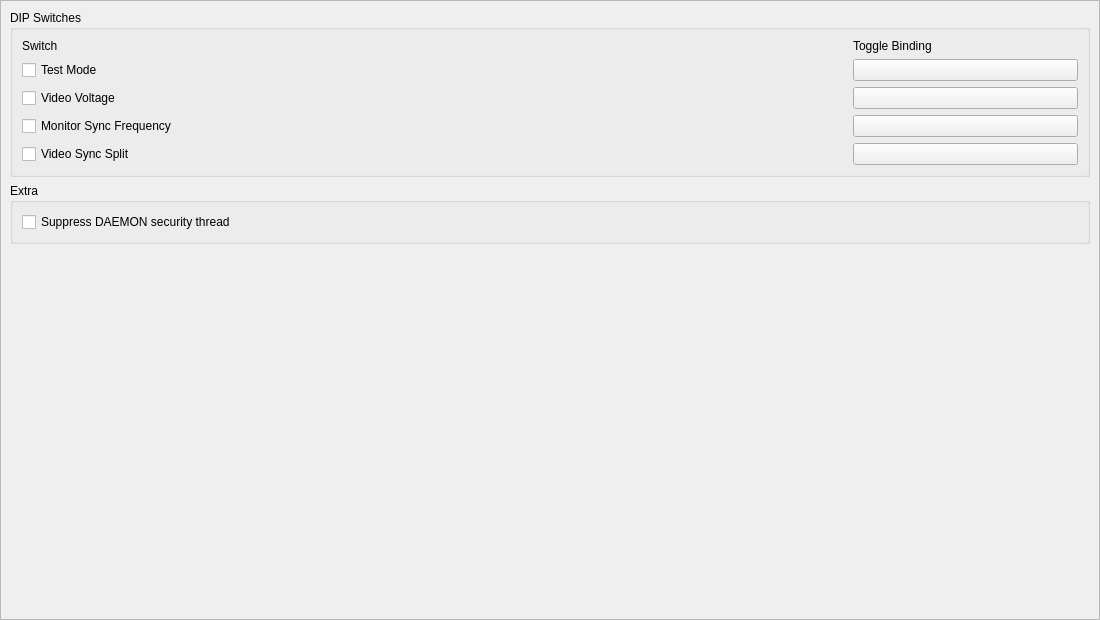
<?xml version="1.0" encoding="UTF-8"?>
<ui version="4.0">
 <class>JVSControlsWidget</class>
 <widget class="QWidget" name="JVSControlsWidget">
  <property name="geometry">
   <rect>
    <x>0</x>
    <y>0</y>
    <width>1100</width>
    <height>620</height>
   </rect>
  </property>
  <layout class="QGridLayout" name="gridLayout">
   <property name="leftMargin">
    <number>0</number>
   </property>
   <property name="topMargin">
    <number>0</number>
   </property>
   <property name="rightMargin">
    <number>0</number>
   </property>
   <property name="bottomMargin">
    <number>0</number>
   </property>
   <item row="0" column="0">
    <widget class="QScrollArea" name="scrollArea">
     <property name="frameShape">
      <enum>QFrame::Shape::StyledPanel</enum>
     </property>
     <property name="frameShadow">
      <enum>QFrame::Shadow::Sunken</enum>
     </property>
     <property name="widgetResizable">
      <bool>true</bool>
     </property>
     <widget class="QWidget" name="scrollAreaWidgetContents">
      <property name="geometry">
       <rect>
        <x>0</x>
        <y>0</y>
        <width>1098</width>
        <height>618</height>
       </rect>
      </property>
      <layout class="QVBoxLayout" name="scrollLayout">
       <item>
        <widget class="QGroupBox" name="dipSwitchGroup">
         <property name="title">
          <string>DIP Switches</string>
         </property>
         <layout class="QGridLayout" name="dipSwitchLayout" columnstretch="1,0">
          <item row="0" column="0">
           <widget class="QLabel" name="switchHeaderLabel">
            <property name="text">
             <string>Switch</string>
            </property>
           </widget>
          </item>
          <item row="0" column="1">
           <widget class="QLabel" name="bindingHeaderLabel">
            <property name="text">
             <string>Toggle Binding</string>
            </property>
           </widget>
          </item>
          <item row="1" column="0">
           <widget class="QCheckBox" name="testMode">
            <property name="text">
             <string>Test Mode</string>
            </property>
           </widget>
          </item>
          <item row="1" column="1">
           <widget class="InputBindingWidget" name="toggleTestMode">
            <property name="minimumSize">
             <size>
              <width>225</width>
              <height>0</height>
             </size>
            </property>
            <property name="maximumSize">
             <size>
              <width>225</width>
              <height>16777215</height>
             </size>
            </property>
            <property name="text">
             <string/>
            </property>
           </widget>
          </item>
          <item row="2" column="0">
           <widget class="QCheckBox" name="videoVoltage">
            <property name="text">
             <string>Video Voltage</string>
            </property>
           </widget>
          </item>
          <item row="2" column="1">
           <widget class="InputBindingWidget" name="toggleVideoVoltage">
            <property name="minimumSize">
             <size>
              <width>225</width>
              <height>0</height>
             </size>
            </property>
            <property name="maximumSize">
             <size>
              <width>225</width>
              <height>16777215</height>
             </size>
            </property>
            <property name="text">
             <string/>
            </property>
           </widget>
          </item>
          <item row="3" column="0">
           <widget class="QCheckBox" name="monitorSyncFrequency">
            <property name="text">
             <string>Monitor Sync Frequency</string>
            </property>
           </widget>
          </item>
          <item row="3" column="1">
           <widget class="InputBindingWidget" name="toggleMonitorSyncFrequency">
            <property name="minimumSize">
             <size>
              <width>225</width>
              <height>0</height>
             </size>
            </property>
            <property name="maximumSize">
             <size>
              <width>225</width>
              <height>16777215</height>
             </size>
            </property>
            <property name="text">
             <string/>
            </property>
           </widget>
          </item>
          <item row="4" column="0">
           <widget class="QCheckBox" name="videoSyncSplit">
            <property name="text">
             <string>Video Sync Split</string>
            </property>
           </widget>
          </item>
          <item row="4" column="1">
           <widget class="InputBindingWidget" name="toggleVideoSyncSplit">
            <property name="minimumSize">
             <size>
              <width>225</width>
              <height>0</height>
             </size>
            </property>
            <property name="maximumSize">
             <size>
              <width>225</width>
              <height>16777215</height>
             </size>
            </property>
            <property name="text">
             <string/>
            </property>
           </widget>
          </item>
         </layout>
        </widget>
       </item>
       <item>
        <widget class="QGroupBox" name="extraGroup">
         <property name="title">
          <string>Extra</string>
         </property>
         <layout class="QVBoxLayout" name="extraLayout">
          <item>
           <widget class="QCheckBox" name="suppressDaemon">
            <property name="toolTip">
             <string>Avoids dongle I/O errors by suppresing the DAEMON driver security dongle check routine</string>
            </property>
            <property name="text">
             <string>Suppress DAEMON security thread</string>
            </property>
           </widget>
          </item>
         </layout>
        </widget>
       </item>
       <item>
        <spacer name="verticalSpacer">
         <property name="orientation">
          <enum>Qt::Orientation::Vertical</enum>
         </property>
         <property name="sizeHint" stdset="0">
          <size>
           <width>20</width>
           <height>40</height>
          </size>
         </property>
        </spacer>
       </item>
      </layout>
     </widget>
    </widget>
   </item>
  </layout>
 </widget>
 <customwidgets>
  <customwidget>
   <class>InputBindingWidget</class>
   <extends>QPushButton</extends>
   <header>Settings/InputBindingWidget.h</header>
  </customwidget>
 </customwidgets>
 <tabstops>
  <tabstop>testMode</tabstop>
  <tabstop>toggleTestMode</tabstop>
  <tabstop>videoVoltage</tabstop>
  <tabstop>toggleVideoVoltage</tabstop>
  <tabstop>monitorSyncFrequency</tabstop>
  <tabstop>toggleMonitorSyncFrequency</tabstop>
  <tabstop>videoSyncSplit</tabstop>
  <tabstop>toggleVideoSyncSplit</tabstop>
 </tabstops>
 <resources/>
 <connections/>
</ui>
